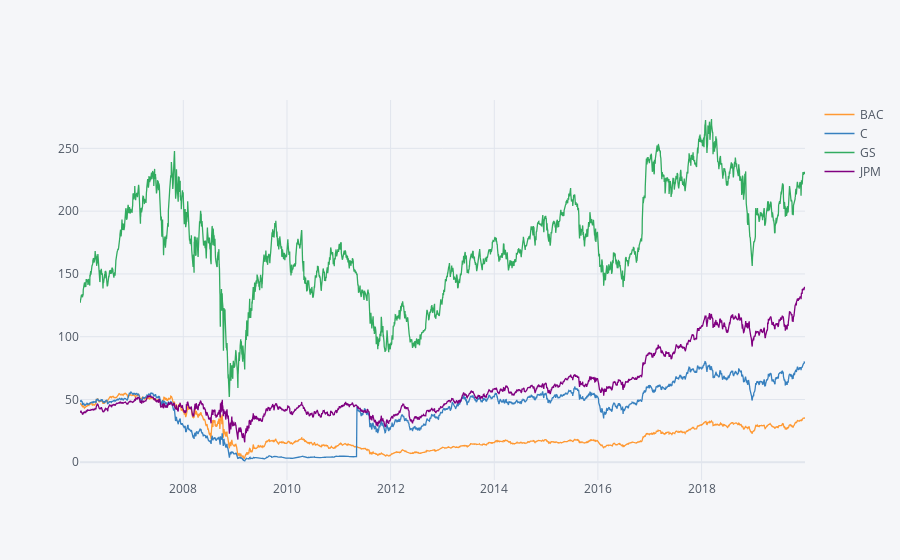

Notebook code cell kept with this figure:
### Code cell
# This code requires the cufflinks library. Remember to import it before running it.
bank_stocks.xs(key='close', axis=1, level='Stock Info').iplot()

### Figure 1 — Plotly figure (JSON) as saved in the notebook; plotly's stock layout.template omitted (floating-point values rounded to 4 significant figures; data arrays with more than 128 entries replaced by an {"elided": "..."} marker saying what was removed)
{"data": [{"line": {"color": "rgba(255, 153, 51, 1.0)", "dash": "solid", "shape": "linear", "width": 1.3}, "mode": "lines", "name": "BAC", "text": "", "type": "scatter", "x": {"elided": "3523 str values"}, "y": {"elided": "3523 float values"}}, {"line": {"color": "rgba(55, 128, 191, 1.0)", "dash": "solid", "shape": "linear", "width": 1.3}, "mode": "lines", "name": "C", "text": "", "type": "scatter", "x": {"elided": "3523 str values"}, "y": {"elided": "3523 float values"}}, {"line": {"color": "rgba(50, 171, 96, 1.0)", "dash": "solid", "shape": "linear", "width": 1.3}, "mode": "lines", "name": "GS", "text": "", "type": "scatter", "x": {"elided": "3523 str values"}, "y": {"elided": "3523 float values"}}, {"line": {"color": "rgba(128, 0, 128, 1.0)", "dash": "solid", "shape": "linear", "width": 1.3}, "mode": "lines", "name": "JPM", "text": "", "type": "scatter", "x": {"elided": "3523 str values"}, "y": {"elided": "3523 float values"}}], "layout": {"legend": {"bgcolor": "#F5F6F9", "font": {"color": "#4D5663"}}, "paper_bgcolor": "#F5F6F9", "plot_bgcolor": "#F5F6F9", "title": {"font": {"color": "#4D5663"}}, "xaxis": {"gridcolor": "#E1E5ED", "showgrid": true, "tickfont": {"color": "#4D5663"}, "title": {"font": {"color": "#4D5663"}, "text": ""}, "zerolinecolor": "#E1E5ED"}, "yaxis": {"gridcolor": "#E1E5ED", "showgrid": true, "tickfont": {"color": "#4D5663"}, "title": {"font": {"color": "#4D5663"}, "text": ""}, "zerolinecolor": "#E1E5ED"}}}
